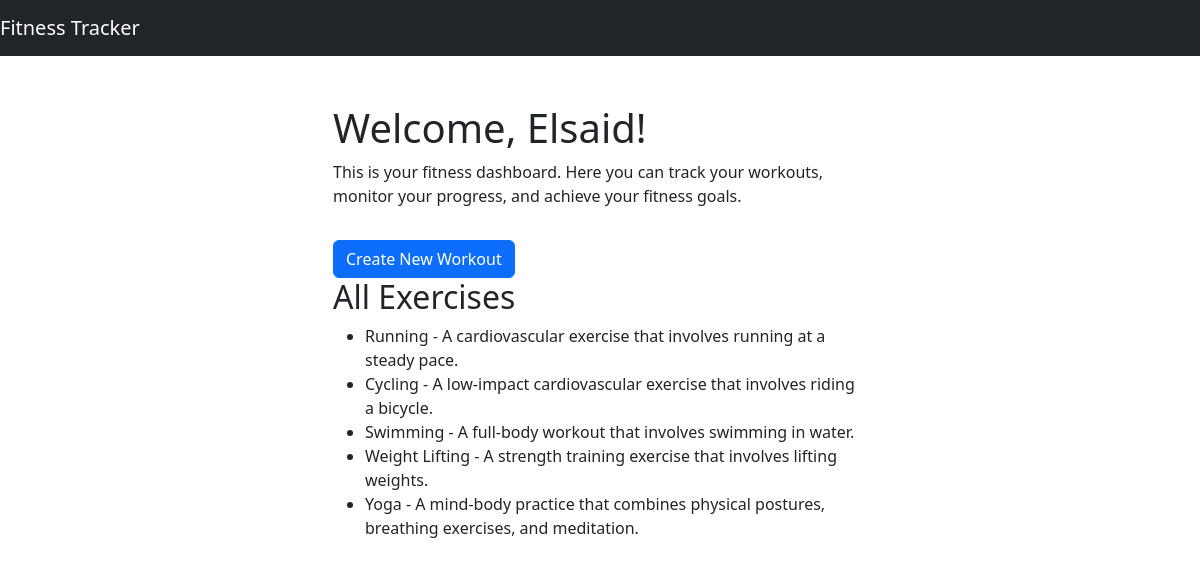
Before: /fitness/dashboard/ (signed in) with the older database file.
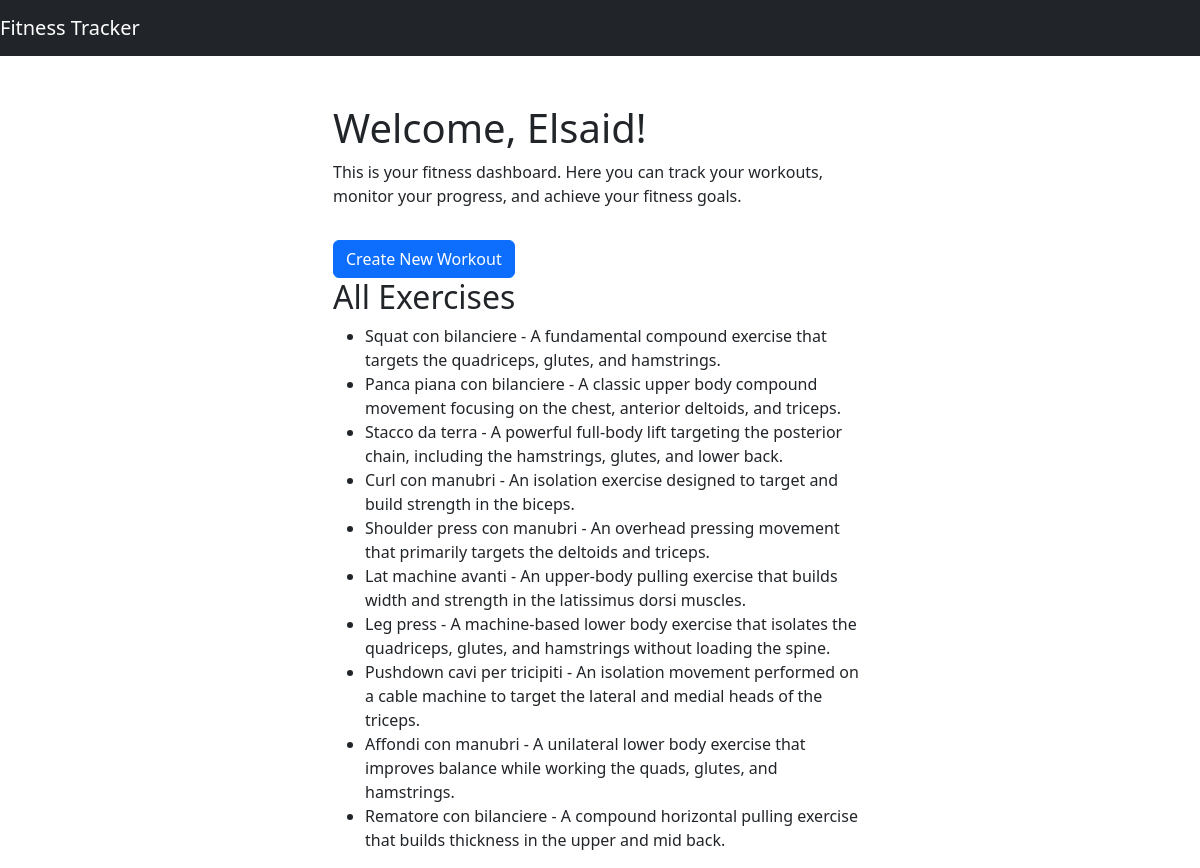
After: the same page with the newer database file.
### accounts/models.py (models this page shows, shortened)
class CustomUser(AbstractUser):
    ROLE_CHOICES = [
        ('user', 'Standard User'),
        ('coach', 'Coach'),
    ]
    role = models.CharField(max_length=10, choices=ROLE_CHOICES, default='user')
    username = models.CharField(max_length=150, unique=True)
    email = models.EmailField(unique=True)
    password = models.CharField(max_length=128)
    USERNAME_FIELD = 'username'
    REQUIRED_FIELDS = ['email']

### fitness/models.py (models this page shows, shortened)
class Exercise(models.Model):
    name = models.CharField(max_length=100)
    description = models.TextField()
    calories_burned_per_minute = models.FloatField()

### fitness/views.py (the view)
# urls.py: path('dashboard/', views.dashboard, name='dashboard'),
@login_required
def dashboard(request):
    exercises = Exercise.objects.all()
    return render(request, 'fitness/dashboard.html', {'user': request.user, 'exercises': exercises})

### fitness/templates/fitness/dashboard.html
{% extends 'base.html' %}
{% block content %}
<div class="container mt-5">
    <div class="row justify-content-center">
        <div class="col-md-6">
            <h1>Welcome, {{ user.username }}!</h1>
            <p>This is your fitness dashboard. Here you can track your workouts, monitor your progress, and achieve your fitness goals.</p>
        </div>
    </div>
    <div class="row justify-content-center">
        <div class="col-md-6">
            <a href="{% url 'workout' %}" class="btn btn-primary mt-3">Create New Workout</a>
            <h2>All Exercises</h2>
             {% if exercises %}
                <ul>
                    {% for exercise in exercises %}
                        <li>{{ exercise.name }} - {{ exercise.description }}</li>
                    {% endfor %}
                </ul>
            {% else %}
                <p>No exercises available yet.</p>
            {% endif %}
        </div>
    </div>
</div>
{% endblock %}

### templates/base.html (shortened to what this page needs)
<!DOCTYPE html>
<html>
<head>
    <link href="https://cdn.jsdelivr.net/npm/bootstrap@5.3.0/dist/css/bootstrap.min.css" rel="stylesheet">
</head>
<body>
    <nav class="navbar navbar-dark bg-dark">
        <a class="navbar-brand" href="/">Fitness Tracker</a>
    </nav>
    <div class="container mt-4">
        {% block content %}
        {% endblock %}
    </div>
</body>
</html>

Changed rows visible on the page:
removed Exercise: name "Running", description "A cardiovascular exercise that involves running at a steady pace."
removed Exercise: name "Cycling", description "A low-impact cardiovascular exercise that involves riding a bicycle."
removed Exercise: name "Swimming", description "A full-body workout that involves swimming in water."
removed Exercise: name "Weight Lifting", description "A strength training exercise that involves lifting weights."
removed Exercise: name "Yoga", description "A mind-body practice that combines physical postures, breathing exercises, and meditation."
added Exercise: name "Squat con bilanciere", description "A fundamental compound exercise that targets the quadriceps, glutes, and hamstrings."
added Exercise: name "Panca piana con bilanciere", description "A classic upper body compound movement focusing on the chest, anterior deltoids, and triceps."
added Exercise: name "Stacco da terra", description "A powerful full-body lift targeting the posterior chain, including the hamstrings, glutes, and lower back."
added Exercise: name "Curl con manubri", description "An isolation exercise designed to target and build strength in the biceps."
added Exercise: name "Shoulder press con manubri", description "An overhead pressing movement that primarily targets the deltoids and triceps."
added Exercise: name "Lat machine avanti", description "An upper-body pulling exercise that builds width and strength in the latissimus dorsi muscles."
added Exercise: name "Leg press", description "A machine-based lower body exercise that isolates the quadriceps, glutes, and hamstrings without loading the spine."
added Exercise: name "Pushdown cavi per tricipiti", description "An isolation movement performed on a cable machine to target the lateral and medial heads of the triceps."
added Exercise: name "Affondi con manubri", description "A unilateral lower body exercise that improves balance while working the quads, glutes, and hamstrings."
added Exercise: name "Rematore con bilanciere", description "A compound horizontal pulling exercise that builds thickness in the upper and mid back."
